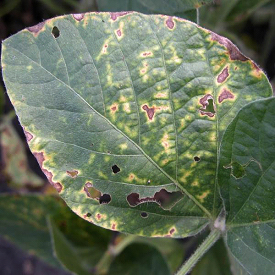
#> input picture Monitoring_Plant_Growth/yellow_leaf_pics/y5.jpeg, 275 x 275 px, found by its file name
$ jupyter execute Detecting_yellow_leaves.ipynb
#> lines starting #> are read from the running program, lines starting #| are printed output that depends on the picture; after the words box and inside, x2 and y2 are one past the last pixel; in counts of white or black regions, pixels touching at a corner belong together
[cell 1]
import cv2
import numpy as np

def detect_yellow_spots(image_path):
    # Read the image
#> called with image_path = 'yellow_leaf_detection/y5.jpeg'
    img = cv2.imread(image_path)
#> img is the input picture: shape (275, 275, 3); mean B, G, R 91.7, 113.5, 102.6
    img = cv2.resize(img, (500, 500))
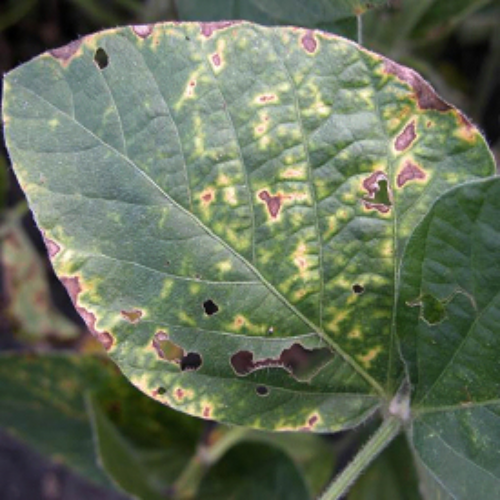
#> img: shape (500, 500, 3); mean B, G, R 91.6, 113.4, 102.4
    if img is None:
        print("Error: Image not found or unable to load.")
        return None

    # Convert to HSV color space
    hsv = cv2.cvtColor(img, cv2.COLOR_BGR2HSV)
#> hsv: shape (500, 500, 3); mean H, S, V 57.2, 67.6, 116.2

    # Define HSV range for yellow spots
    lower_yellow = np.array([30, 100, 100])  # Adjust for lighter yellow
    upper_yellow = np.array([40, 255, 255])  # Covers brighter yellow

    # Create mask for yellow areas
    mask = cv2.inRange(hsv, lower_yellow, upper_yellow)
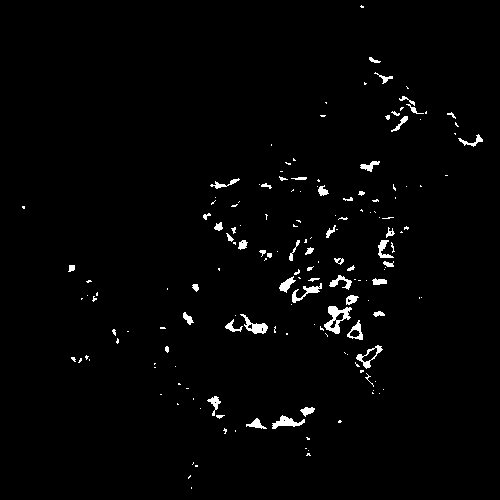
#> mask: shape (500, 500); 1.8% white; 167 white regions (114 under 20 px), largest, box (x1, y1, x2, y2) and area: (324, 306, 352, 334) 341, (240, 314, 268, 334) 213, (272, 415, 305, 429) 208

    # Clean noise with morphological operations
    kernel = np.ones((3, 3), np.uint8)
    mask = cv2.morphologyEx(mask, cv2.MORPH_OPEN, kernel, iterations=2)
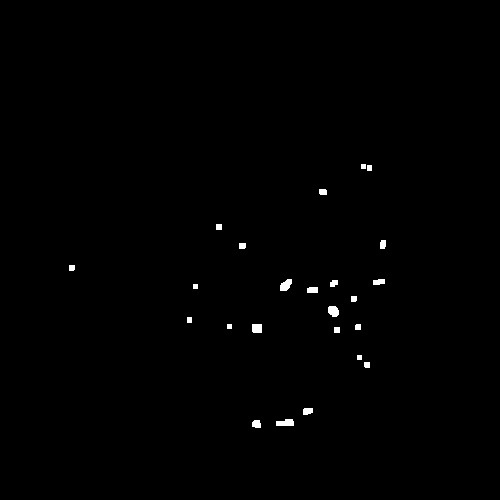
#> mask: shape (500, 500); 0.48% white; 24 white regions, largest, box (x1, y1, x2, y2) and area: (276, 419, 294, 426) 106, (280, 279, 292, 291) 102, (328, 306, 339, 317) 99
    mask = cv2.morphologyEx(mask, cv2.MORPH_CLOSE, kernel, iterations=2)
#> mask: shape (500, 500); 0.48% white; 23 white regions

    # Find contours of yellow spots
    contours, _ = cv2.findContours(mask, cv2.RETR_EXTERNAL, cv2.CHAIN_APPROX_SIMPLE)
#> contours = 23 contours, 3 with area under 20; largest, box (x1, y1, x2, y2) and area: (280, 279, 292, 291) 84, (276, 419, 294, 426) 83, (328, 306, 339, 317) 82, (252, 324, 262, 333) 72, (252, 420, 261, 428) 49

    # Calculate total area of yellow spots
    yellow_spot_area = sum(cv2.contourArea(cnt) for cnt in contours)
#> yellow_spot_area = 904.5
    print(f"Total Yellow Spot Area: {yellow_spot_area:.2f} pixels²")
#| Total Yellow Spot Area: 904.50 pixels²

    # Draw contours around yellow spots
    result = img.copy()
    cv2.drawContours(result, contours, -1, (255, 0, 0), 2)
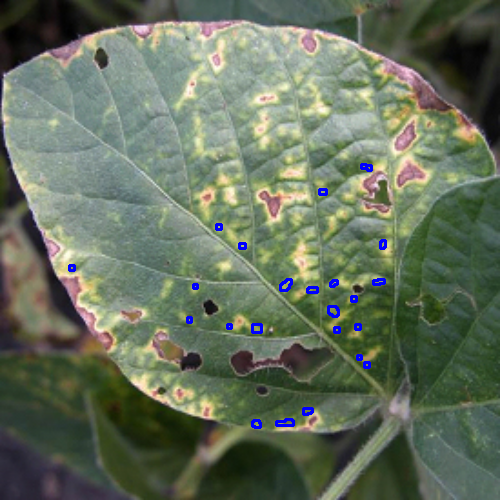
#> result: shape (500, 500, 3); 0.67% of pixels changed, all inside (x1, y1, x2, y2) = (68, 163, 387, 429)

    # Show the output
    cv2.imshow("Yellow Spots Detected", result)
    cv2.imshow("Yellow Mask", mask)
    cv2.waitKey(0)
    cv2.destroyAllWindows()

    return yellow_spot_area

# Example usage
image_path = 'yellow_leaf_detection/y5.jpeg'  # Update with your image path
yellow_spot_area = detect_yellow_spots(image_path)
#> yellow_spot_area = 904.5
